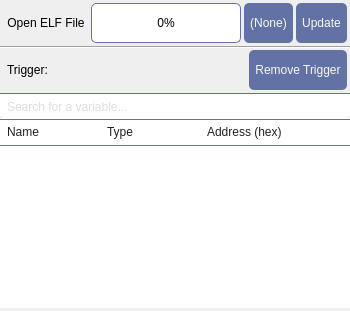
                        <widget class="QFrame" name="frameLineVariables">
                         <property name="sizePolicy">
                          <sizepolicy hsizetype="Preferred" vsizetype="Expanding">
                           <horstretch>10</horstretch>
                           <verstretch>0</verstretch>
                          </sizepolicy>
                         </property>
                         <property name="minimumSize">
                          <size>
                           <width>300</width>
                           <height>0</height>
                          </size>
                         </property>
                         <property name="styleSheet">
                          <string notr="true">#frameLineVariables {
	background: white;
	border: 0px solid #6272a4;
	border-radius: 7px;
}</string>
                         </property>
                         <property name="frameShape">
                          <enum>QFrame::Shape::NoFrame</enum>
                         </property>
                         <property name="frameShadow">
                          <enum>QFrame::Shadow::Raised</enum>
                         </property>
                         <property name="lineWidth">
                          <number>0</number>
                         </property>
                         <layout class="QVBoxLayout" name="verticalLayout_8">
                          <property name="spacing">
                           <number>0</number>
                          </property>
                          <property name="leftMargin">
                           <number>0</number>
                          </property>
                          <property name="topMargin">
                           <number>3</number>
                          </property>
                          <property name="rightMargin">
                           <number>0</number>
                          </property>
                          <property name="bottomMargin">
                           <number>3</number>
                          </property>
                          <item>
                           <layout class="QHBoxLayout" name="horizontalLayout_14">
                            <property name="spacing">
                             <number>3</number>
                            </property>
                            <property name="leftMargin">
                             <number>7</number>
                            </property>
                            <property name="rightMargin">
                             <number>3</number>
                            </property>
                            <property name="bottomMargin">
                             <number>3</number>
                            </property>
                            <item>
                             <widget class="QLabel" name="label_19">
                              <property name="styleSheet">
                               <string notr="true">QLabel {
	margin-right: 3px;
}</string>
                              </property>
                              <property name="text">
                               <string>Open ELF File</string>
                              </property>
                              <property name="alignment">
                               <set>Qt::AlignmentFlag::AlignCenter</set>
                              </property>
                             </widget>
                            </item>
                            <item>
                             <widget class="QProgressBar" name="progressBarOpenELF">
                              <property name="sizePolicy">
                               <sizepolicy hsizetype="Expanding" vsizetype="Fixed">
                                <horstretch>0</horstretch>
                                <verstretch>0</verstretch>
                               </sizepolicy>
                              </property>
                              <property name="minimumSize">
                               <size>
                                <width>150</width>
                                <height>40</height>
                               </size>
                              </property>
                              <property name="maximumSize">
                               <size>
                                <width>16777215</width>
                                <height>40</height>
                               </size>
                              </property>
                              <property name="styleSheet">
                               <string notr="true">QProgressBar
{
	border: 1px solid #6272a4;
	border-radius: 5px;
	color: black;
}
QProgressBar::chunk 
{
	background-color: #7284b9;
	border-radius: 4px;
}    </string>
                              </property>
                              <property name="value">
                               <number>0</number>
                              </property>
                              <property name="alignment">
                               <set>Qt::AlignmentFlag::AlignCenter</set>
                              </property>
                             </widget>
                            </item>
                            <item>
                             <widget class="QPushButton" name="pushButtonOpenELF">
                              <property name="sizePolicy">
                               <sizepolicy hsizetype="Minimum" vsizetype="Fixed">
                                <horstretch>0</horstretch>
                                <verstretch>0</verstretch>
                               </sizepolicy>
                              </property>
                              <property name="minimumSize">
                               <size>
                                <width>0</width>
                                <height>40</height>
                               </size>
                              </property>
                              <property name="maximumSize">
                               <size>
                                <width>16777215</width>
                                <height>40</height>
                               </size>
                              </property>
                              <property name="styleSheet">
                               <string notr="true">QPushButton {
	background-color: #6272a4;	
	border-radius: 5px;
    color: #f8f8f2;
	padding-left: 6px;
	padding-right: 6px;
}

QPushButton:hover {
	background-color: #7284b9;
	color: #f8f8f2;
}

QPushButton:pressed {
	background-color: #566490;
	color: #f8f8f2;
}

QPushButton:disabled {
	background-color: #aaaaaa;
}</string>
                              </property>
                              <property name="text">
                               <string notr="true">(None)</string>
                              </property>
                              <property name="icon">
                               <iconset resource="q_resources.qrc">
                                <normaloff>:/icons/icons/icon_folder.png</normaloff>:/icons/icons/icon_folder.png</iconset>
                              </property>
                              <property name="iconSize">
                               <size>
                                <width>25</width>
                                <height>25</height>
                               </size>
                              </property>
                             </widget>
                            </item>
                            <item>
                             <widget class="QPushButton" name="pushButtonUpdateELF">
                              <property name="minimumSize">
                               <size>
                                <width>0</width>
                                <height>0</height>
                               </size>
                              </property>
                              <property name="maximumSize">
                               <size>
                                <width>16777215</width>
                                <height>40</height>
                               </size>
                              </property>
                              <property name="styleSheet">
                               <string notr="true">QPushButton {
	background-color: #6272a4;	
	border-radius: 5px;
    color: #f8f8f2;
	padding-left: 6px;
	padding-right: 6px;
}

QPushButton:hover {
	background-color: #7284b9;
	color: #f8f8f2;
}

QPushButton:pressed {
	background-color: #566490;
	color: #f8f8f2;
}

QPushButton:disabled {
	background-color: #aaaaaa;
}</string>
                              </property>
                              <property name="text">
                               <string>Update</string>
                              </property>
                             </widget>
                            </item>
                           </layout>
                          </item>
                          <item>
                           <widget class="Line" name="line">
                            <property name="orientation">
                             <enum>Qt::Orientation::Horizontal</enum>
                            </property>
                           </widget>
                          </item>
                          <item>
                           <layout class="QHBoxLayout" name="horizontalLayout_10">
                            <property name="spacing">
                             <number>0</number>
                            </property>
                            <property name="leftMargin">
                             <number>7</number>
                            </property>
                            <property name="topMargin">
                             <number>1</number>
                            </property>
                            <property name="rightMargin">
                             <number>3</number>
                            </property>
                            <property name="bottomMargin">
                             <number>3</number>
                            </property>
                            <item>
                             <widget class="QLabel" name="label_6">
                              <property name="sizePolicy">
                               <sizepolicy hsizetype="Preferred" vsizetype="Preferred">
                                <horstretch>0</horstretch>
                                <verstretch>0</verstretch>
                               </sizepolicy>
                              </property>
                              <property name="minimumSize">
                               <size>
                                <width>0</width>
                                <height>40</height>
                               </size>
                              </property>
                              <property name="maximumSize">
                               <size>
                                <width>16777215</width>
                                <height>40</height>
                               </size>
                              </property>
                              <property name="styleSheet">
                               <string notr="true"/>
                              </property>
                              <property name="text">
                               <string>Trigger:</string>
                              </property>
                             </widget>
                            </item>
                            <item>
                             <widget class="QLabel" name="labelTriggerName">
                              <property name="sizePolicy">
                               <sizepolicy hsizetype="Expanding" vsizetype="Preferred">
                                <horstretch>0</horstretch>
                                <verstretch>0</verstretch>
                               </sizepolicy>
                              </property>
                              <property name="minimumSize">
                               <size>
                                <width>0</width>
                                <height>40</height>
                               </size>
                              </property>
                              <property name="maximumSize">
                               <size>
                                <width>16777215</width>
                                <height>40</height>
                               </size>
                              </property>
                              <property name="text">
                               <string/>
                              </property>
                              <property name="wordWrap">
                               <bool>true</bool>
                              </property>
                             </widget>
                            </item>
                            <item>
                             <widget class="QPushButton" name="pushButtonRemoveTrigger">
                              <property name="minimumSize">
                               <size>
                                <width>0</width>
                                <height>0</height>
                               </size>
                              </property>
                              <property name="maximumSize">
                               <size>
                                <width>16777215</width>
                                <height>40</height>
                               </size>
                              </property>
                              <property name="styleSheet">
                               <string notr="true">QPushButton {
	background-color: #6272a4;	
	border-radius: 5px;
    color: #f8f8f2;
	padding-left: 6px;
	padding-right: 6px;
}

QPushButton:hover {
	background-color: #7284b9;
	color: #f8f8f2;
}

QPushButton:pressed {
	background-color: #566490;
	color: #f8f8f2;
}

QPushButton:disabled {
	background-color: #aaaaaa;
}</string>
                              </property>
                              <property name="text">
                               <string>Remove Trigger</string>
                              </property>
                             </widget>
                            </item>
                           </layout>
                          </item>
                          <item>
                           <widget class="QLineEdit" name="lineEditSearchVariable">
                            <property name="sizePolicy">
                             <sizepolicy hsizetype="Expanding" vsizetype="Preferred">
                              <horstretch>0</horstretch>
                              <verstretch>0</verstretch>
                             </sizepolicy>
                            </property>
                            <property name="minimumSize">
                             <size>
                              <width>0</width>
                              <height>23</height>
                             </size>
                            </property>
                            <property name="maximumSize">
                             <size>
                              <width>16777215</width>
                              <height>23</height>
                             </size>
                            </property>
                            <property name="styleSheet">
                             <string notr="true">QLineEdit {
    color: #babbbd;
	background-color: white;
	/*border-bottom: 1px solid #6272a4;*/
	border-top: 1px solid #6272a4;
	padding-top: 3px;
	padding-bottom: -2px;
	padding-left: 4px;
}

QLineEdit:focus {
    color: black;
}</string>
                            </property>
                            <property name="placeholderText">
                             <string>Search for a variable...</string>
                            </property>
                           </widget>
                          </item>
                          <item>
                           <widget class="QTableWidget" name="tableWidgetVariables">
                            <property name="sizePolicy">
                             <sizepolicy hsizetype="Expanding" vsizetype="Expanding">
                              <horstretch>0</horstretch>
                              <verstretch>0</verstretch>
                             </sizepolicy>
                            </property>
                            <property name="minimumSize">
                             <size>
                              <width>0</width>
                              <height>0</height>
                             </size>
                            </property>
                            <property name="contextMenuPolicy">
                             <enum>Qt::ContextMenuPolicy::CustomContextMenu</enum>
                            </property>
                            <property name="styleSheet">
                             <string notr="true">QTableWidget {
	font-family: Droid Sans Mono;
	background-color: white;
	border-top-left-radius: 5px;
	border-top-right-radius: 5px;
	border: none;
	padding-top: 3px;
	gridline-color: #D6CFC7; 
}

QHeaderView::section
{
	background-color: white;
	color: #212121;
	border-style: none;
	border-top: 1px solid #6272a4;
	border-bottom: 1px solid #6272a4;
	padding-left: 7px;
	padding-right: 5px;
	padding-top: 2px;
	padding-bottom: 3px;
	height: 20px;
}

QTableWidget::item {
	/*border-bottom: 1px dashed #6272a4;*/
	padding-left: 5px;
	padding-right: 5px;
}

QTableView::item:selected {
	color: #212121;
	background:#adc9ff;
}</string>
                            </property>
                            <property name="frameShape">
                             <enum>QFrame::Shape::NoFrame</enum>
                            </property>
                            <property name="editTriggers">
                             <set>QAbstractItemView::EditTrigger::AnyKeyPressed|QAbstractItemView::EditTrigger::DoubleClicked|QAbstractItemView::EditTrigger::EditKeyPressed</set>
                            </property>
                            <property name="showDropIndicator" stdset="0">
                             <bool>false</bool>
                            </property>
                            <property name="dragDropOverwriteMode">
                             <bool>false</bool>
                            </property>
                            <property name="alternatingRowColors">
                             <bool>false</bool>
                            </property>
                            <property name="selectionMode">
                             <enum>QAbstractItemView::SelectionMode::SingleSelection</enum>
                            </property>
                            <property name="selectionBehavior">
                             <enum>QAbstractItemView::SelectionBehavior::SelectRows</enum>
                            </property>
                            <property name="showGrid">
                             <bool>true</bool>
                            </property>
                            <attribute name="horizontalHeaderHighlightSections">
                             <bool>false</bool>
                            </attribute>
                            <attribute name="horizontalHeaderStretchLastSection">
                             <bool>true</bool>
                            </attribute>
                            <attribute name="verticalHeaderVisible">
                             <bool>false</bool>
                            </attribute>
                            <attribute name="verticalHeaderMinimumSectionSize">
                             <number>25</number>
                            </attribute>
                            <attribute name="verticalHeaderDefaultSectionSize">
                             <number>26</number>
                            </attribute>
                            <attribute name="verticalHeaderHighlightSections">
                             <bool>false</bool>
                            </attribute>
                            <column>
                             <property name="text">
                              <string>Name</string>
                             </property>
                             <property name="textAlignment">
                              <set>AlignLeading|AlignVCenter</set>
                             </property>
                            </column>
                            <column>
                             <property name="text">
                              <string>Type</string>
                             </property>
                             <property name="textAlignment">
                              <set>AlignLeading|AlignVCenter</set>
                             </property>
                            </column>
                            <column>
                             <property name="text">
                              <string>Address (hex)</string>
                             </property>
                             <property name="textAlignment">
                              <set>AlignLeading|AlignVCenter</set>
                             </property>
                            </column>
                           </widget>
                          </item>
                         </layout>
                        </widget>
